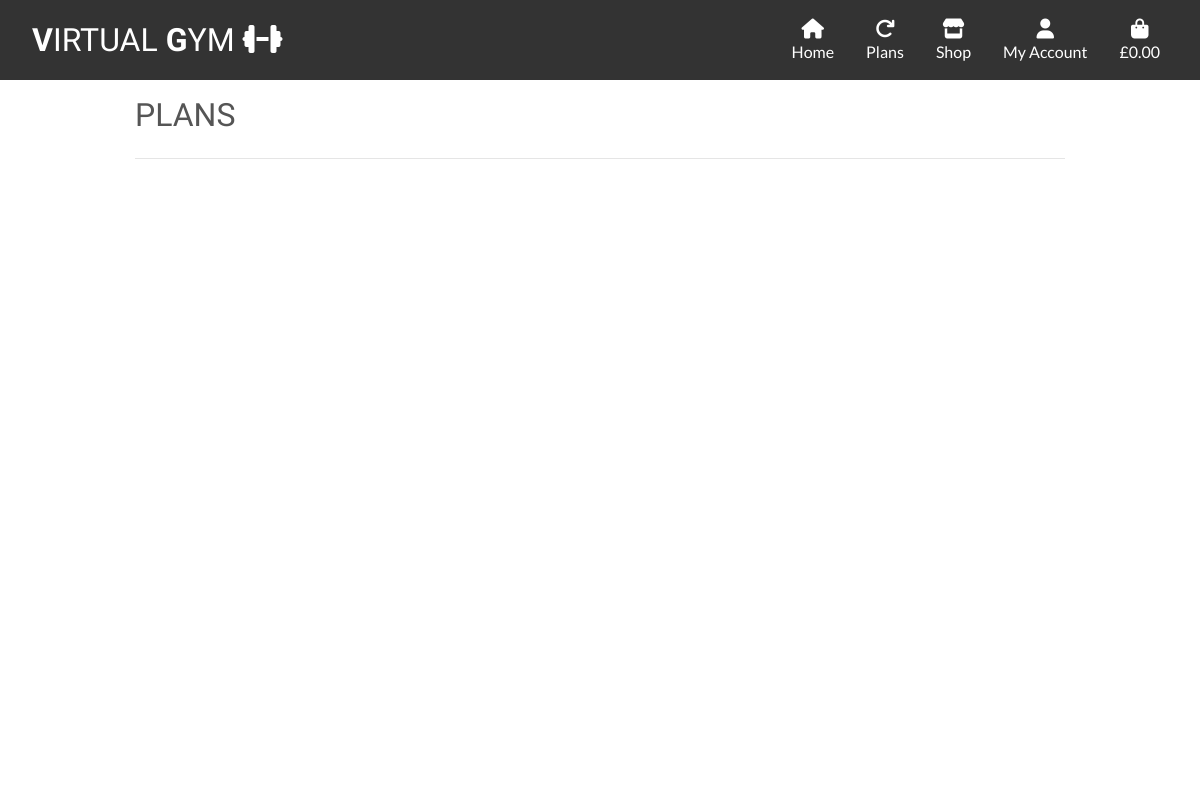
The app's page /plan/, older data.
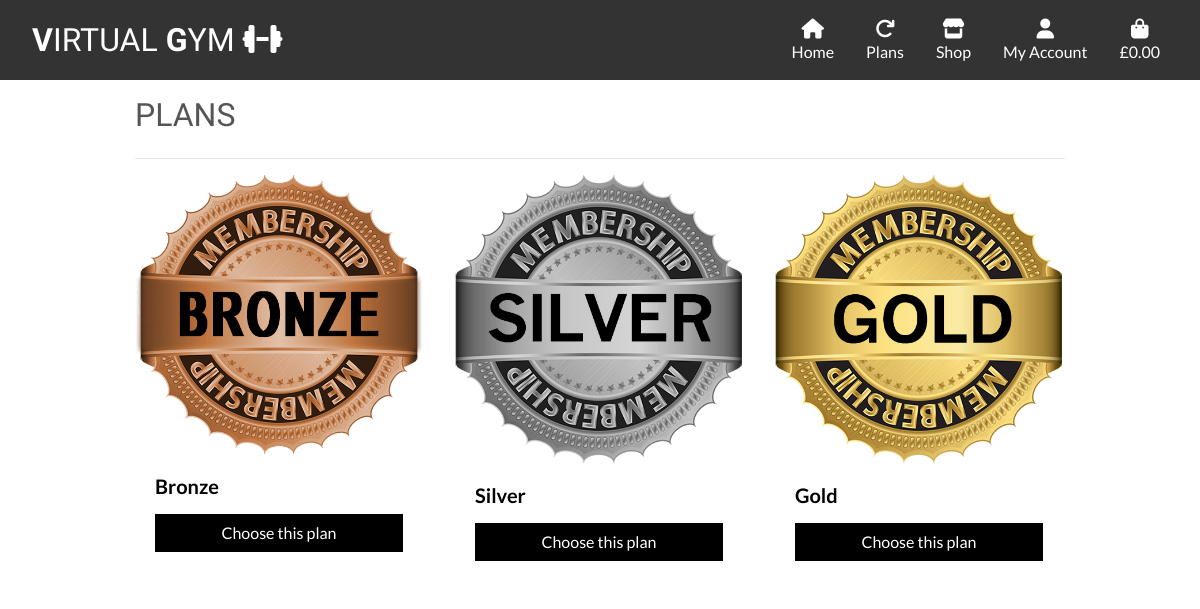
The same page, newer data.
### plan/models.py (models this page shows, shortened)
class Plan(models.Model):
    name = models.CharField(max_length=100)
    image_url = models.URLField(max_length=1024, null=True, blank=True)
    image = models.ImageField(null=True, blank=True)
    user = models.ForeignKey(
        user,
        on_delete=models.CASCADE,
        default=1
    )

### plan/views.py (the view)
# urls.py: path('', views.all_plan, name='plan'),
def all_plan(request):
    plan = Plan.objects.all()
    service = Service.objects.all()
    context = {
        'plan': plan,
        'service': service,
    }
    return render(request, 'plan/plan.html', context)

### bag/contexts.py (called while the page is built, shortened)
def bag_contents(request):
    bag_items = []
    total = 0
    product_count = 0
    bag = request.session.get('bag', {})
    if total < settings.FREE_DELIVERY_THRESHOLD:
        delivery = total * Decimal(settings.STANDARD_DELIVERY_PERCENTAGE / 100)
        free_delivery_delta = settings.FREE_DELIVERY_THRESHOLD - total
    else:
        delivery = 0
        free_delivery_delta = 0
    grand_total = delivery + total
    context = {
        'bag_items': bag_items,
        'total': total,
        'product_count': product_count,
        'delivery': delivery,
        'free_delivery_delta': free_delivery_delta,
        'free_delivery_threshold': settings.FREE_DELIVERY_THRESHOLD,
        'grand_total': grand_total,
    }
    return context

### plan/templates/plan/plan.html (shortened to what this page needs)
{% extends "base.html" %}
{% load static %}
{% block page-header %}
    <div class="container header-container">
    </div>
{% endblock %}
{% block content %}
    <div class="overlay"></div>
    <div class="container mb-2">
        <div class="row">
            <div class="col mt-3">
                <h2 class="logo-font mb-4">Plans</h2>
                <hr>
            </div>
        </div>
        <div class="row">
            {% for p in plan %}
            <div class="col-12 col-md-4 mb-4">
                <div class="card membership-card-customisation" style="width: 18rem;">
                    {% if p.image %}
                        <img src="{{ p.image.url }}" class="card-img-top" alt="{{ p.name }}">
                    {% else %}
                        <a href="">
                            <img class="card-img-top img-fluid" src="{{ MEDIA_URL }}noimage.png" alt="{{ p.name }}">
                        </a>
                    {% endif %}
                    <div class="card-body">
                        <h5 class="card-title text-black"><strong>{{p.name}}</strong></h5>
                        {% if request.user.is_authenticated %}
                            <a href="{% url 'user_check' %}" class="btn rounded-0 btn-black w-100">Choose this plan</a>
                        {% else %}
                            <a href="{% url 'account_login' %}" class="btn rounded-0 btn-black w-100">Choose this plan</a>
                        {% endif %}
                    </div>
                </div>
            </div>
            {% endfor %}
        </div>
    </div>
{% endblock %}

Row changes from the older to the newer data that the page shows:
added Plan: image (picture), name "Bronze"
added Plan: image (picture), name "Silver"
added Plan: image (picture), name "Gold"
